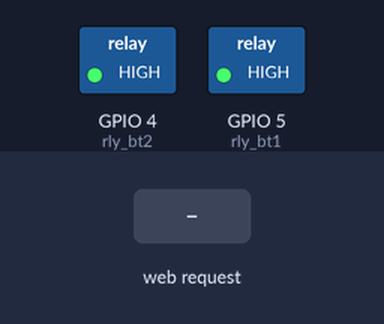
Recording of a sketch running on a simulated ESP8266 (NodeMCU). Shown: switched loads named in the sketch (green lamp = pin HIGH). Inputs (shaded band) come from the test bench. WiFi joins after 1.5 s; servers stay silent unless stated; what the sketch prints to the serial monitor is not drawn.

Above: at 2.7 s.
2.8 s: HTTP request GET /btn1on received
At 3.8 s:
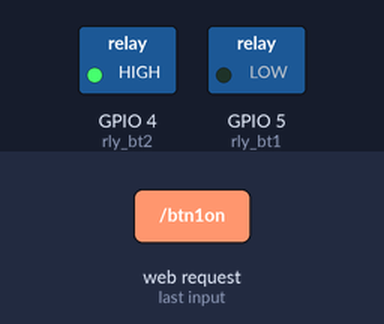
4.3 s: HTTP request GET /btn2on received
At 5.0 s:
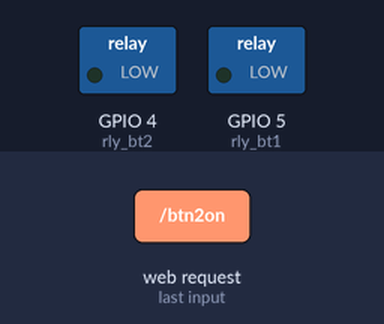
5.8 s: HTTP request GET /btn1off received
At 6.1 s:
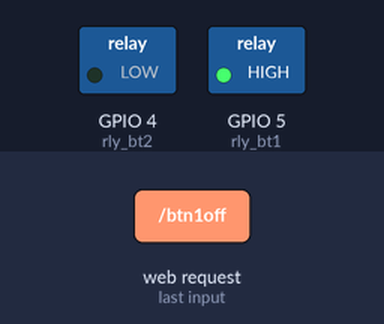
7.3 s: HTTP request GET /btn2off received
At 8.5 s:
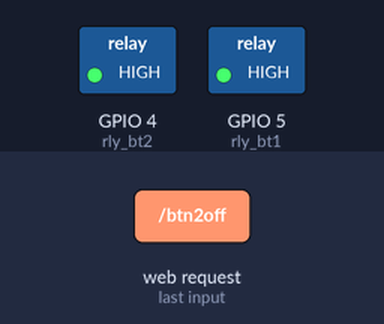
Timing chart, 0 to 9.8 s (numbered marks = the images above; inputs shaded):
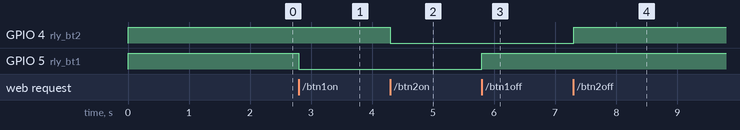

The sketch:

WifiPowerStrip.ino
```cpp
#include <ESP8266WiFi.h>
#include <WiFiClient.h>
#include <ESP8266WebServer.h>
#include <ESP8266mDNS.h>

const char* ssid = "<ssidname>";
const char* password = "<password>";

ESP8266WebServer server(80);

const int rly_bt1 = 5;
const int rly_bt2 = 4;
//these denote the gpio pins

void rly_bt1_on() {
  Serial.println("rly_bt1_on");
  digitalWrite(rly_bt1, 0);
  server.send(200, "text/plain", "bt1_on");
}


void rly_bt1_off() {
  Serial.println("rly_bt1_off");
  digitalWrite(rly_bt1, 1);
  server.send(200, "text/plain", "bt1_off");
}


void rly_bt2_on() {
  Serial.println("rly_bt2_on");
  digitalWrite(rly_bt2, 0);
  server.send(200, "text/plain", "bt2_on");
}


void rly_bt2_off() {
  Serial.println("rly_bt2_off");
  digitalWrite(rly_bt2, 1);
  server.send(200, "text/plain", "bt2_off");
}


void handleNotFound(){
  String message = "File Not Found\n\n";
  message += "URI: ";
  message += server.uri();
  message += "\nMethod: ";
  message += (server.method() == HTTP_GET)?"GET":"POST";
  message += "\nArguments: ";
  message += server.args();
  message += "\n";
  for (uint8_t i=0; i<server.args(); i++){
    message += " " + server.argName(i) + ": " + server.arg(i) + "\n";
  }
  server.send(404, "text/plain", message);
}

void setup(void){

  Serial.begin(115200);
  WiFi.begin(ssid, password);
  Serial.println("");
  pinMode(rly_bt1, OUTPUT);
  pinMode(rly_bt2, OUTPUT);
  digitalWrite(rly_bt1, 1);
  digitalWrite(rly_bt2, 1);
  // Wait for connection
  while (WiFi.status() != WL_CONNECTED) {
    delay(500);
    Serial.print(".");
  }
  Serial.println("");
  Serial.print("Connected to ");
  Serial.println(ssid);
  Serial.print("IP address: ");
  Serial.println(WiFi.localIP());

  if (MDNS.begin("esp8266")) {
    Serial.println("MDNS responder started");
  }

  server.on("/btn1on", rly_bt1_on);

  server.on("/btn1off", rly_bt1_off);

  server.on("/btn2on", rly_bt2_on);

  server.on("/btn2off", rly_bt2_off);

  server.onNotFound(handleNotFound);

  server.begin();
  Serial.println("HTTP server started");
}

void loop(void){
  server.handleClient();
}
```

Measured:
- after the input at 2.8 s, GPIO 5 (rly_bt1): HIGH → LOW at once
- after the input at 4.3 s, GPIO 4 (rly_bt2): HIGH → LOW at once
- after the input at 5.8 s, GPIO 5 (rly_bt1): LOW → HIGH at once
- after the input at 7.3 s, GPIO 4 (rly_bt2): LOW → HIGH at once
